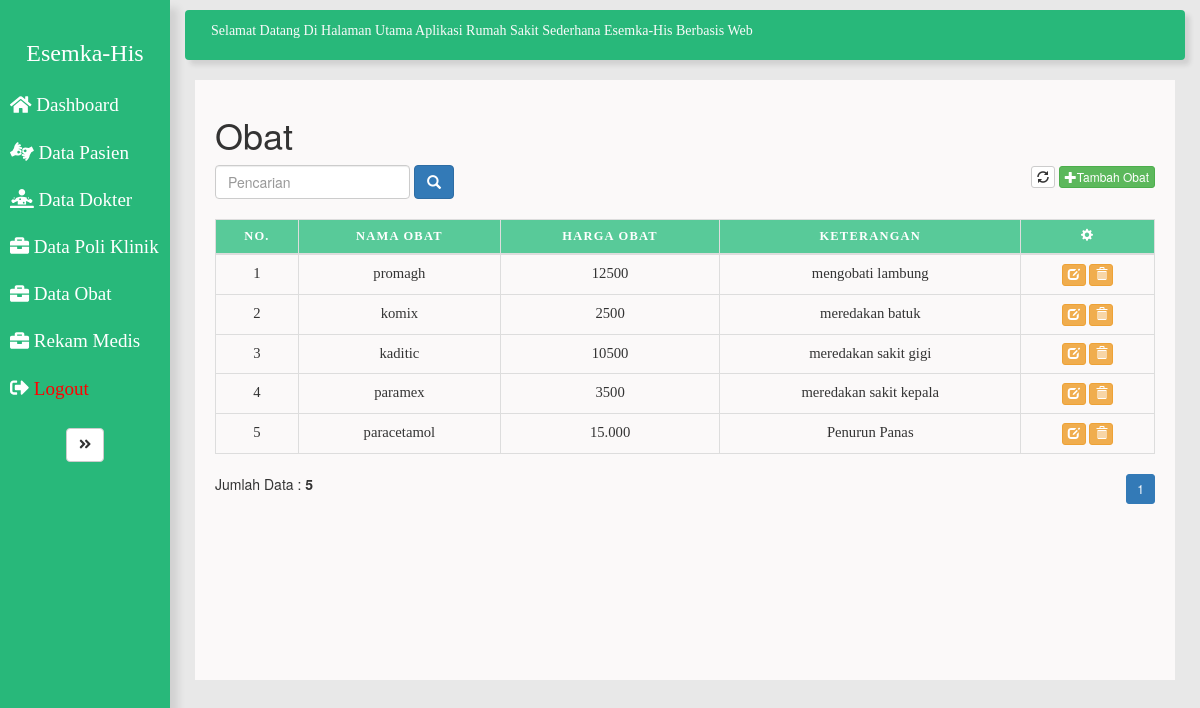
Screenshot of /admin/obat/data_obat.php with the database file from the repository.
### tables this page shows
CREATE TABLE `obat` (
  `id_obat` varchar(50) NOT NULL,
  `nama_obat` varchar(100) NOT NULL,
  `harga_obat` text NOT NULL,
  `ket_obat` text NOT NULL
);

### admin/obat/data_obat.php (the view, shortened to what this page needs)
<!DOCTYPE html>
<html lang="en">
<head>
  	<link rel="stylesheet" href="../assets/css/style.css">
	<link rel="stylesheet" href="https://maxcdn.bootstrapcdn.com/bootstrap/3.4.0/css/bootstrap.min.css">
</head>
<body>
	<div class="wrapper">
			<nav id="sidebar">
				<div class="sidebar-header">
					<a href="../index.php"><h3>Esemka-His</h3>
					</a>
				</div>
				<ul class="list-unstyled components">
					<li>
						<a href="../index.php">
							<i class="fas fa-home"></i>
							Dashboard
						</a>
					</li>
					<li>
						<a href="#">
							<i class="fas fa-american-sign-language-interpreting"></i>
							Data Pasien
						</a>
					</li>
					<li>
						<a href="#">
							<i class="fas fa-diagnoses"></i>
							Data Dokter
						</a>
					</li>
					<li>
						<a href="#">
							<i class="fas fa-briefcase"></i>
							Data Poli Klinik
						</a>
					</li>
					<li>
						<a href="../obat/data_obat.php">
							<i class="fas fa-briefcase"></i>
							Data Obat
						</a>
					</li>
					<li>
						<a href="#">
							<i class="fas fa-briefcase"></i>
							Rekam Medis
						</a>
					</li>
					<li>
						<a href="logout.php">
							<i class="fas fa-sign-out-alt"></i>
							<font color="red">Logout</font><br>
						</a>
					</li>
				</ul>
					<button type="button" id="sidebarCollapse" class="btn btn-default">
							<i class="fas fa-angle-double-right"></i>
					</button>
			</nav>
		<div id="content">
			<nav class="navbar navbar-expand-lg ">
                <div class="container-fluid">
				<marquee>Selamat Datang Di Halaman Utama Aplikasi Rumah Sakit Sederhana Esemka-His Berbasis Web</marquee>
				</div>
			</nav>
			<div id="page-wrapper" >
				<div style="padding: 15px 20px;background-color: #fbf9f9; min-height: 600px; margin-right: 15px; margin-left: 5px; margin-bottom: 0px;" >
					<div id="page-inner">
                        <div class="box">
                            <h1>Obat</h1>
                            <div style="margin-bottom: 20px;" >
                                <form action="" class="form-inline" method="post">
                                    <div class="form-group">
                                        <input type="text" name="pencarian" class="form-control" placeholder="Pencarian">
                                    </div>
                                    <div class="form-group">
                                        <button type="submit" class="btn btn-primary"><span class="glyphicon glyphicon-search" aria-hidden="true"></span></button>
                                    </div>
                                    <div class="pull-right">
                                        <a href="" class="btn btn-default btn-xs"><i class="glyphicon glyphicon-refresh"></i></a>
                                        <a href="add_obat.php" class="btn btn-success btn-xs"><i class="glyphicon glyphicon-plus"></i>Tambah Obat</a>
                                        </div></form>
                                    </div>
                            <div class="table-responsive">
                                <table id="example1" class="table table-bordered">
                                    <thead>
                                        <tr>
                                            <th>No.</th>
                                            <th>Nama Obat</th>
                                            <th>Harga Obat</th>
                                            <th>Keterangan</th>
                                            <th><i class="glyphicon glyphicon-cog"></i></th>
                                        </tr>
                                    </thead>
                                    <tbody>
                                            <?php
                                            include '../../config.php';
                                            $batas = 5;
                                            $hal = @$_GET['hal'];
                                            if(empty($hal) ){
                                                $posisi = 0;
                                                $hal = 1;
                                            }else {
                                                $posisi = ($hal - 1 ) * $batas;
                                            }
                                            $no = 1;
                                            if ($_SERVER['REQUEST_METHOD'] == "POST") {
                                                $pencarian = trim(mysqli_real_escape_string($koneksi, $_POST['pencarian']));
                                                if ($pencarian != '') {
                                                    $sql ="SELECT * FROM obat WHERE nama_obat LIKE '%$pencarian%'";
                                                    $query = $sql;
                                                    $queryJml = $sql;
                                                }else {
                                                    $query = "SELECT * FROM obat LIMIT $posisi, $batas";
                                                    $queryJml = "SELECT * FROM obat";
                                                    $no = $posisi + 1;
                                                }
                                            }else {
                                                $query = "SELECT * FROM obat LIMIT $posisi, $batas";
                                                $queryJml = "SELECT * FROM obat";
                                                $no = $posisi + 1;
                                            }
                                            $sql_obat = mysqli_query ($koneksi, $query) or die (mysqli_error($koneksi));
                                            if (mysqli_num_rows($sql_obat) > 0) {
                                                while ($data = mysqli_fetch_array($sql_obat)) { ?>
                                                    <tr>
                                                        <td><?=$no++?></td>
                                                        <td><?=$data['nama_obat']?></td>
                                                        <td><?=$data['harga_obat']?></td>
                                                        <td><?=$data['ket_obat']?></td>
                                                        <td class="text-center">
                                                        <a href="edit_obat.php?id=<?=$data['id_obat']?>" class="btn btn-warning btn-xs"><i class="glyphicon glyphicon-edit"></i></a>
                                                        <a href="delete_obat.php?id=<?=$data['id_obat']?>" onclick="return confirm('Yakin akan menghapus data?')" class="btn btn-warning btn-xs"><i class="glyphicon glyphicon-trash"></i></a>
                                                        </td>
                                                    </tr>
                                                    <?php
                                                }
                                            }else{
                                                echo "<tr><td colspan=\"5\" align=\"center\">Data Tidak Ditemukan</td></tr>";
                                            }
                                            ?>
                                    </tbody>
                                </table>
                            </div>
                            <?php
                                if($_POST['pencarian'] == '') { ?>
                                    <div style="float:left;">
                                        <?php
                                        $jml = mysqli_num_rows(mysqli_query($koneksi, $queryJml));
                                        echo "Jumlah Data : <b>$jml</b>";
                                        ?>
                                    </div>
                                    <div style="float: right;">
                                        <ul class="pagination pagination-sm" style="margin:0">
                                            <?php
                                            $jml_hal = ceil($jml / $batas);
                                            for ($i=1; $i <= $jml_hal; $i++) {
                                                if ($i != $hal) {
                                                    echo "<li><a href=\"?hal=$i\">$i</a></i>";
                                                }else {
                                                    echo "<li class=\"active\"><a>$i</a></li>";
                                                }
                                            }
                                            ?>
                                        </ul>
                                    </div>
                                   <?php
                                }else {
                                    echo "<div style=\"float:left;\">";
                                    $jml = mysqli_num_rows(mysqli_query($koneksi, $queryJml));
                                    echo "Data Hasil Pencarian : <b>$jml</b>";
                                    echo "</div>";
                                }
                            ?>
                        </div>
					</div>
				</div>
			</div>
		</div>
	</div>
</body>
</html>

### admin/assets/css/style.css (style rules this page uses)
body { font-family: 'Poppins', sans-serif; background: #999; }
a, a:hover, a:focus { color: inherit; text-decoration: none; transition: all 0.3s; }
.navbar { padding: 10px; font-family: 'Times New Roman', Times, serif; color: #fafafa; background: rgb(40, 184, 122); border:none; border-radius: 0; margin-left: -5px; margin-right: 5px; box-shadow: 5px 5px 5px rgba(0, 0, 0, 0.1); }
i, span { display: inline-block; }
.wrapper { display: flex; align-items: stretch; background: rgb(232, 232, 232); }
#sidebar { font-family: 'Times New Roman', Times, serif; text-align: center; font-size: 13pt; color: #fff; min-width: 170px; max-width: 180px; background: rgb(40, 184, 122); transition: all 0.3s; outline: 0px; box-shadow: 8px 8px 8px rgba(0, 0, 0, 0.1); }
#sidebar ul li a { text-align: left; color: #fff; font-family: 'Times New Roman', Times, serif; }
#sidebar .sidebar-header h3 { padding-top: 20px; background: rgb(40, 184, 122); color: #fff; font-family: 'Times New Roman', Times, serif; }
#sidebar ul.components { padding: 5px 0; border-bottom: 1px solid rgb(40, 184, 122); }
#sidebar ul li a { padding: 10px; font-size: 1.1em; display: block; }
#content { width: 100%; padding: 10px; padding-left: 20px; min-height: 100vh; transition: all 0.3s; }
table { margin: 0; padding: 0; width: 100%; font-family: 'Times New Roman', Times, serif; font-size: 11pt; }
table tr { padding: .35em; }
table td { padding: .625em; text-align: center; }
table th { text-align: center; font-size: .85em; letter-spacing: .1em; text-transform: uppercase; color: rgb(255, 255, 255); background-color: rgb(88, 202, 153); }

### rows the page displays
obat: nama_obat "promagh", harga_obat "12500", ket_obat "mengobati lambung"
obat: nama_obat "komix", harga_obat "2500", ket_obat "meredakan batuk"
obat: nama_obat "kaditic", harga_obat "10500", ket_obat "meredakan sakit gigi"
obat: nama_obat "paramex", harga_obat "3500", ket_obat "meredakan sakit kepala"
obat: nama_obat "paracetamol", harga_obat "15.000", ket_obat "Penurun Panas"

### other values shown
$jml "5"
